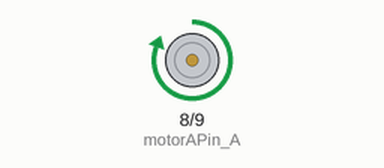
A sketch run on a simulated Arduino Uno, built with avr-gcc and run on an emulated ATmega328P. Shown: motor-driver pin pairs drawn as motors (green arrow = first pin HIGH = forward, orange = second pin HIGH = backward, longer = more drive).

Above: at 1.5 s.
At 3.2 s:
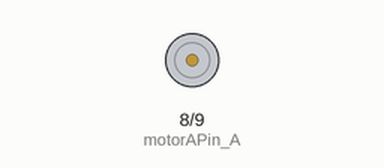
At 5.0 s:
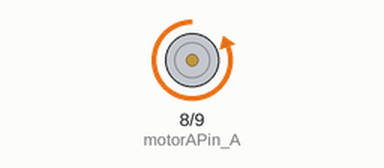
Timing chart, 0 to 9.1 s (numbered marks = the images above):
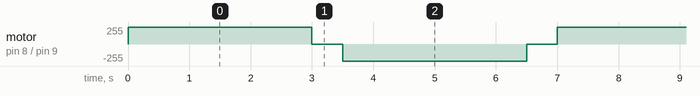

The sketch:

polarity-test.ino
```cpp
/**
 * H-bridge control for switching the polarity of an electromagnet
 */

// Define H-bridge control pins
int motorAPin_A = 8; // Connected to A-1A terminal
int motorAPin_B = 9; // Connected to A-1B terminal

void setup() {
  // Set the control pins as OUTPUT
  pinMode(motorAPin_A, OUTPUT);
  pinMode(motorAPin_B, OUTPUT);
}

void loop() {
  // Activate electromagnet in one polarity
  digitalWrite(motorAPin_A, HIGH); // Set one pin HIGH
  digitalWrite(motorAPin_B, LOW);  // Set the other pin LOW
  delay(3000);                     // Hold for 3 seconds

  // Turn off the electromagnet
  digitalWrite(motorAPin_A, LOW);
  digitalWrite(motorAPin_B, LOW);
  delay(500);                     // Optional pause for 1 second

  // Activate electromagnet in the opposite polarity
  digitalWrite(motorAPin_A, LOW);  // Set one pin LOW
  digitalWrite(motorAPin_B, HIGH); // Set the other pin HIGH
  delay(3000);                     // Hold for 3 seconds

  // Turn off the electromagnet
  digitalWrite(motorAPin_A, LOW);
  digitalWrite(motorAPin_B, LOW);
  delay(500);                     // Optional pause for 1 second
}
```

Measured:
- by itself, motor on pin 8 (motorAPin_A) / pin 9 (motorAPin_B): repeats every 7.0 s: stopped 0.50 s, backward 255/255 3.0 s, stopped 0.50 s, forward 255/255 3.0 s
